Frame 1 (no input): blank canvas, image omitted
Frame 60 (no input): blank canvas, image omitted
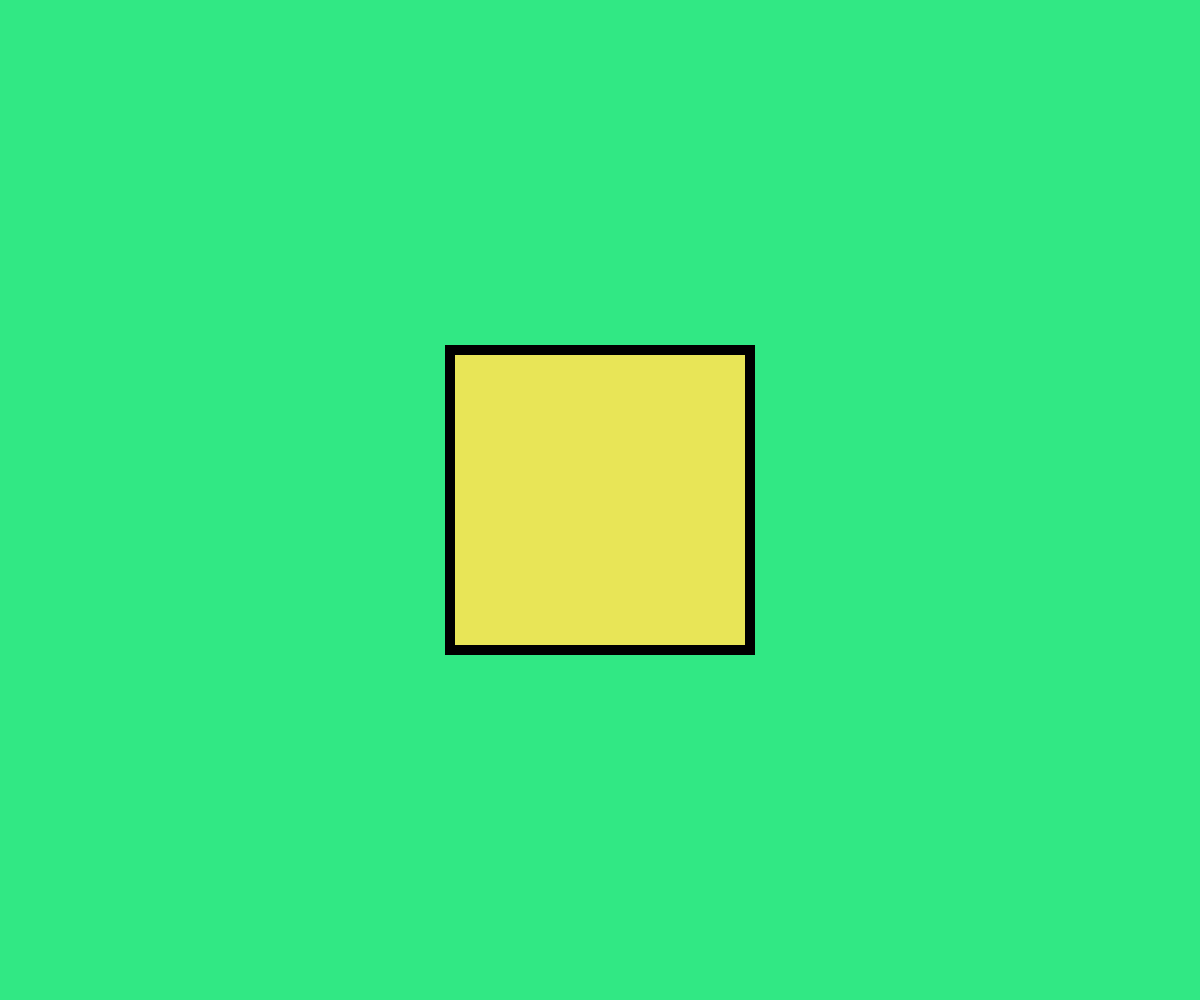
Frame 120 (the mouse pressed at the canvas centre since frame 60)

The p5.js sketch whose frames 1 and 60 were blank and that drew this single picture after the mouse press (run headless with seeded random() and noise() and a simulated clock; from frame 60 on, the mouse is pressed at the canvas centre):

// p5.js sketch
// ── sketch.js
function setup() {
  createCanvas(windowWidth, windowHeight);
  background(49, 232, 132);
}

function draw() {

  translate(mouseX, mouseY);
 //var scalar = mouseX / 60.0;
  scale(mouseX/60.0);
  //scale(scalar);
  //strokeWeight(1.0 / scalar);
  fill(232, 229, 87);
  rect(-15, -15, 30, 30);

}
